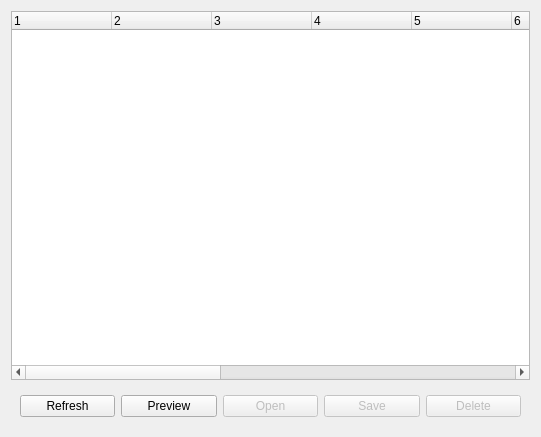
<?xml version="1.0" encoding="UTF-8"?>
<ui version="4.0">
 <class>snowgui::repositorywindow</class>
 <widget class="QWidget" name="snowgui::repositorywindow">
  <property name="geometry">
   <rect>
    <x>0</x>
    <y>0</y>
    <width>541</width>
    <height>437</height>
   </rect>
  </property>
  <property name="windowTitle">
   <string>Form</string>
  </property>
  <layout class="QVBoxLayout" name="verticalLayout">
   <item>
    <widget class="QTreeWidget" name="repositoryTree">
     <property name="selectionMode">
      <enum>QAbstractItemView::ContiguousSelection</enum>
     </property>
     <property name="columnCount">
      <number>13</number>
     </property>
     <column>
      <property name="text">
       <string notr="true">1</string>
      </property>
     </column>
     <column>
      <property name="text">
       <string notr="true">2</string>
      </property>
     </column>
     <column>
      <property name="text">
       <string notr="true">3</string>
      </property>
     </column>
     <column>
      <property name="text">
       <string notr="true">4</string>
      </property>
     </column>
     <column>
      <property name="text">
       <string notr="true">5</string>
      </property>
     </column>
     <column>
      <property name="text">
       <string notr="true">6</string>
      </property>
     </column>
     <column>
      <property name="text">
       <string notr="true">7</string>
      </property>
     </column>
     <column>
      <property name="text">
       <string notr="true">8</string>
      </property>
     </column>
     <column>
      <property name="text">
       <string notr="true">9</string>
      </property>
     </column>
     <column>
      <property name="text">
       <string notr="true">10</string>
      </property>
     </column>
     <column>
      <property name="text">
       <string notr="true">11</string>
      </property>
     </column>
     <column>
      <property name="text">
       <string notr="true">12</string>
      </property>
     </column>
     <column>
      <property name="text">
       <string notr="true">13</string>
      </property>
     </column>
    </widget>
   </item>
   <item>
    <widget class="QWidget" name="buttons" native="true">
     <layout class="QHBoxLayout" name="horizontalLayout">
      <item>
       <widget class="QPushButton" name="refreshButton">
        <property name="text">
         <string>Refresh</string>
        </property>
       </widget>
      </item>
      <item>
       <widget class="QPushButton" name="previewButton">
        <property name="text">
         <string>Preview</string>
        </property>
       </widget>
      </item>
      <item>
       <widget class="QPushButton" name="openButton">
        <property name="enabled">
         <bool>false</bool>
        </property>
        <property name="text">
         <string>Open</string>
        </property>
       </widget>
      </item>
      <item>
       <widget class="QPushButton" name="saveButton">
        <property name="enabled">
         <bool>false</bool>
        </property>
        <property name="text">
         <string>Save</string>
        </property>
       </widget>
      </item>
      <item>
       <widget class="QPushButton" name="deleteButton">
        <property name="enabled">
         <bool>false</bool>
        </property>
        <property name="text">
         <string>Delete</string>
        </property>
       </widget>
      </item>
     </layout>
    </widget>
   </item>
  </layout>
 </widget>
 <resources/>
 <connections/>
</ui>
